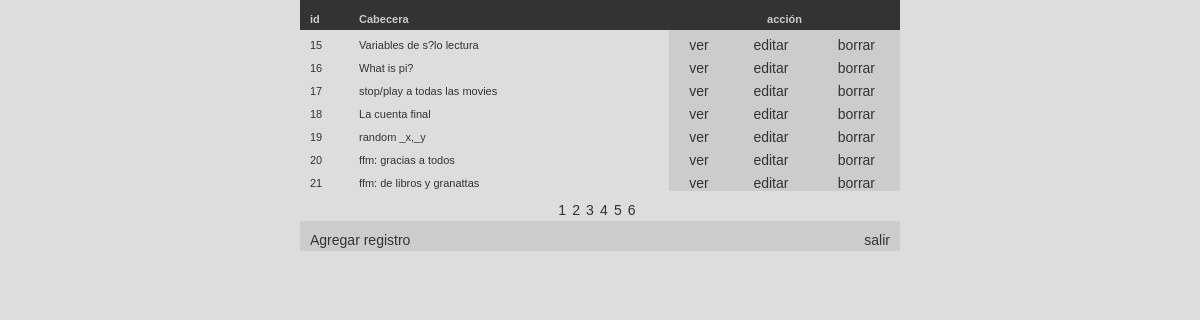
/admin/index.php?pagina=3, run on the app's committed database.
### tables this page shows
CREATE TABLE IF NOT EXISTS `agenda` (
  `id` mediumint(8) NOT NULL auto_increment,
  `seccion` mediumint(8) NOT NULL default '0',
  `cabecera` varchar(50) NOT NULL default '',
  `texto` text NOT NULL,
  `fecha` varchar(8) NOT NULL default '20030000',
  `foto` varchar(40) NOT NULL default 'n/a',
  UNIQUE KEY `id` (`id`),
  KEY `cabecera` (`cabecera`),
  KEY `fecha` (`fecha`)
);

### includes/config.php (called while the page is built, shortened)
<?php
$NRPP=7;
?>

### includes/funciones.php (the view, shortened to what this page needs)
<?php
function muestraRegistros($p){
	global $NRPP;
	$regInicio= ($p - 1) * $NRPP;
	$res = mysql_query("SELECT id,cabecera FROM agenda  ORDER BY id  LIMIT $regInicio ,$NRPP") or die (mysql_error());
		if (mysql_num_rows($res) > 0) {
			while(list($id,$cabecera) = mysql_fetch_array($res)){
			?>
	 <tr>
	   <td class="texto"><?php echo $id;?></td>
	   <td class="texto"><?php echo $cabecera;?></td>
	   <td align="center" class="pie"><a href="agenda_ver.php?id=<?php echo $id;?>">ver</a></td>
	   <td align="center" class="pie"><a href="agenda_editar.php?id=<?php echo $id;?>">editar</a></td>
	   <td align="center" class="pie"><a href="agenda_borrar.php?id=<?php echo $id;?>&cabecera=<?php echo $cabecera;?>">borrar</a></td>
	 </tr>
			<?php
			}
		}else{
			?>
	 <tr>
	   <td colspan="5" align="center">No hay datos</td>
	 </tr>
			<?php
		}
}
function barraPaginador() {
	global $NRPP;
		$res = mysql_query("SELECT id FROM agenda ") or die (mysql_error());
		$NP = mysql_num_rows($res) / $NRPP;
		$resto = mysql_num_rows($res) % $NRPP;
		if ($resto != 0)
			$NP++;
		for ($i=1;$i<=$NP;$i++){
			echo "<A HREF='".$_SERVER['PHP_SELF']."?pagina=".$i."'>". ($i) ."</A>&nbsp;&nbsp;";
		}
}
?>

### estilos.css (style rules this page uses)
body { scrollbar-face-color: #BBBBBB; scrollbar-highlight-color: #BBBBBB; scrollbar-shadow-color: #BBBBBB; scrollbar-3dlight-color: #BBBBBB; scrollbar-darkshadow-color: #BBBBBB; scrollbar-arrow-color: #333333; scrollbar-track-color: #DDDDDD; scrollbar-base-color: #BBBBBB; background-color: #dddddD; margin: 0 0 0 0; }
A:link { color:#333333; font-size:14px; text-decoration: none; font-family:Arial,Verdana,sans-serif; }
.texto { font-size: 11px; font-family:Arial,Verdana,sans-serif; color:#333333; text-align: justify; }
td { font-size: 11px; font-family:Arial,Verdana,sans-serif; color:#333333; padding: 7 10 0 10; }
.pie { font-size: 11px; font-family:Arial,Verdana,sans-serif; color:333333; background:#CCCCCC; }

### data on the page
agenda: id "15", cabecera "Variables de s?lo lectura"
agenda: id "16", cabecera "What is pi?"
agenda: id "17", cabecera "stop/play a todas las movies"
agenda: id "18", cabecera "La cuenta final"
agenda: id "19", cabecera "random _x,_y"
agenda: id "20", cabecera "ffm: gracias a todos"
agenda: id "21", cabecera "ffm: de libros y granattas"
